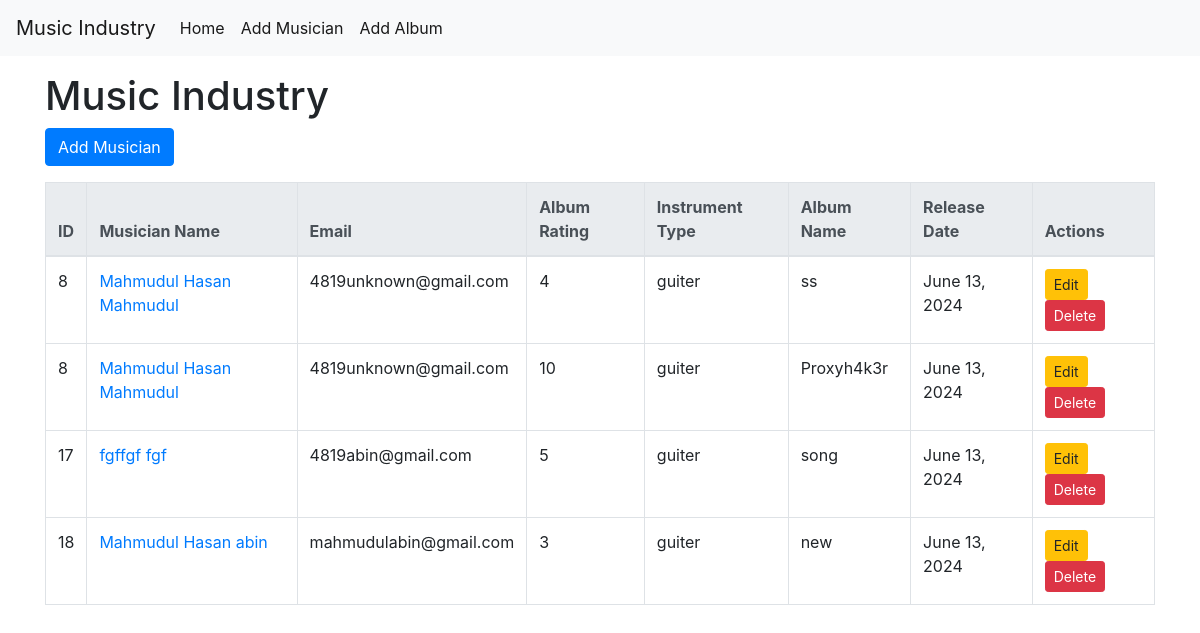
The page / on the database its author committed.
### directory/models.py (models this page shows, shortened)
class Musician(models.Model):
    first_name = models.CharField(max_length=30)
    last_name = models.CharField(max_length=30)
    email = models.EmailField()
    phone_number = models.CharField(max_length=15)
    instrument_type = models.CharField(max_length=50)

class Album(models.Model):
    name = models.CharField(max_length=100)
    musician = models.ForeignKey(Musician, on_delete=models.CASCADE, related_name='albums')
    release_date = models.DateField()
    rating = models.IntegerField()

### directory/views.py (the view)
# urls.py: path('', views.musician_list, name='musician_list'),
def musician_list(request):
    musicians = Musician.objects.all()
    return render(request, 'directory/musician_list.html', {'musicians': musicians})

### directory/templates/directory/musician_list.html
{% extends 'directory/base.html' %}
{% block content %}
<h1>Music Industry</h1>
<a href="{% url 'add_musician' %}" class="btn btn-primary mb-3">Add Musician</a>
<table class="table table-bordered">
    <thead class="thead-light">
        <tr>
            <th>ID</th>
            <th>Musician Name</th>
            <th>Email</th>
            <th>Album Rating</th>
            <th>Instrument Type</th>
            <th>Album Name</th>
            <th>Release Date</th>
            <th>Actions</th>
        </tr>
    </thead>
    <tbody>
        {% for musician in musicians %}
            {% for album in musician.albums.all %}
                <tr>
                    <td>{{ musician.id }}</td>
                    <td><a href="{% url 'musician_detail' musician.pk %}">{{ musician.first_name }} {{ musician.last_name }}</a></td>
                    <td>{{ musician.email }}</td>
                    <td>{{ album.rating }}</td>
                    <td>{{ musician.instrument_type }}</td>
                    <td>{{ album.name }}</td>
                    <td>{{ album.release_date }}</td>
                    <td>
                        <a href="{% url 'album_detail' album.pk %}" class="btn btn-warning btn-sm">Edit</a>
                        <a href="{% url 'delete_album' album.pk %}" class="btn btn-danger btn-sm">Delete</a>
                    </td>
                </tr>
            {% endfor %}
        {% endfor %}
    </tbody>
</table>
{% endblock %}

### directory/templates/directory/base.html (shortened to what this page needs)
<!DOCTYPE html>
<html>
<head>
    <link href="https://stackpath.bootstrapcdn.com/bootstrap/4.5.2/css/bootstrap.min.css" rel="stylesheet">
</head>
<body>
    {% load crispy_forms_tags %}
    <nav class="navbar navbar-expand-lg navbar-light bg-light">
        <a class="navbar-brand" href="{% url 'musician_list' %}">Music Industry</a>
        <div class="collapse navbar-collapse" id="navbarNav">
            <ul class="navbar-nav">
                <li class="nav-item">
                    <a class="nav-link active" href="{% url 'musician_list' %}">Home</a>
                </li>
                <li class="nav-item">
                    <a class="nav-link active" href="{% url 'add_musician' %}">Add Musician</a>
                </li>
                <li class="nav-item">
                    <a class="nav-link active" href="{% url 'add_album' %}">Add Album</a>
                </li>
            </ul>
        </div>
    </nav>
    <div class="container mt-3">
        {% block content %}
        {% endblock %}
    </div>
</body>
</html>

### rows shown on the page
Musician: id "8", first_name "Mahmudul Hasan", last_name "Mahmudul", email "4819unknown@gmail.com", instrument_type "guiter"
Album: rating "4", name "ss", release_date "June 13, 2024"
Album: rating "10", name "Proxyh4k3r", release_date "June 13, 2024"
Musician: id "17", first_name "fgffgf", last_name "fgf", email "4819abin@gmail.com", instrument_type "guiter"
Album: rating "5", name "song", release_date "June 13, 2024"
Musician: id "18", first_name "Mahmudul Hasan", last_name "abin", email "mahmudulabin@gmail.com", instrument_type "guiter"
Album: rating "3", name "new", release_date "June 13, 2024"
